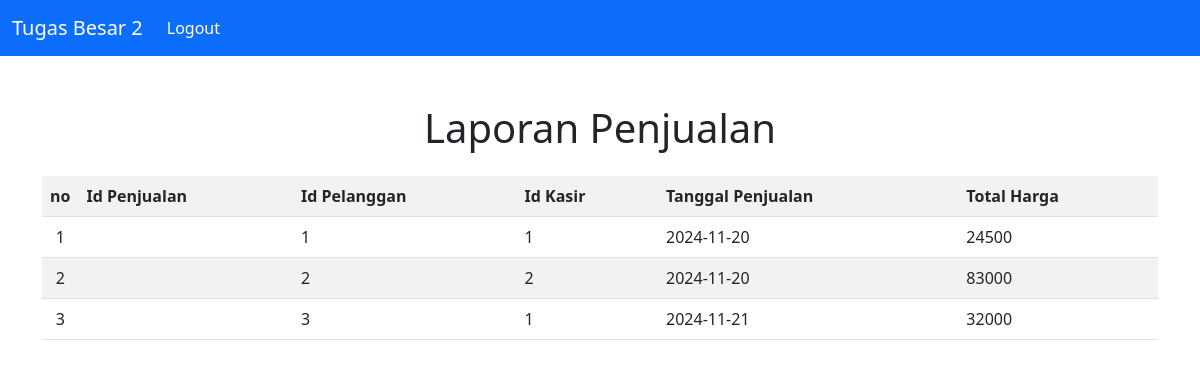
Page /laporan_penjualan.php on the committed database.
### tables this page shows
CREATE TABLE PENJUALAN (
    id INT AUTO_INCREMENT PRIMARY KEY,
    id_pelanggan INT,
    id_kasir INT,
    tanggal_penjualan DATE NOT NULL,
    total_harga FLOAT NOT NULL,
    FOREIGN KEY (id_pelanggan) REFERENCES PELANGGAN(id) ON DELETE CASCADE,
    FOREIGN KEY (id_kasir) REFERENCES KARYAWAN(id) ON DELETE CASCADE
);

### laporan_penjualan.php (the view, shortened to what this page needs)
<?php
include 'config.php';
$limit = 10;
$page = isset($_GET['page']) ? $_GET['page'] : 1;
$offset = ($page - 1) * $limit;
$order = isset($_GET['order']) ? $_GET['order'] : 'id';
$sort = isset($_GET['sort']) ? $_GET['sort'] : 'asc';
$sql = "SELECT id, id_pelanggan, id_kasir, tanggal_penjualan, total_harga
FROM penjualan
ORDER BY $order $sort
LIMIT $limit OFFSET $offset";
$result = $conn->query($sql);
?>
<?php include 'template/header.php'; ?>
<body>
    <?php include 'template/navbar.php'; ?>
    <div class="container mt-5">
        <div class="row">
            <div class="col">
                <h1 class="mb-4" style="text-align:center;">Laporan Penjualan</h1>
                <table class="table table-striped" width="100%">
                    <tr>
                        <th width="3%" style="text-align:center;">no</th>
                        <th>Id Penjualan</th>
                        <th>Id Pelanggan</th>
                        <th>Id Kasir</th>
                        <th>Tanggal Penjualan</th>
                        <th>Total Harga</th>
                    </tr>
                    <?php
                    if ($result->num_rows > 0) {
                        $number = $offset + 1;
                        while ($row = $result->fetch_assoc()) {
                            echo "<tr>
                                    <td style='text-align:center;'>{$number}</td>
                                    <td>{$row['id_penjualan']}</td>
                                    <td>{$row['id_pelanggan']}</td>
                                    <td>{$row['id_kasir']}</td>
                                    <td>{$row['tanggal_penjualan']}</td>
                                    <td>{$row['total_harga']}</td>
                                  </tr>";
                            $number++;
                        }
                    } else {
                        echo "<tr><td colspan='6'>No items found</td></tr>";
                    }
                    ?>
                </table>
</body>
</html>

### rows in the picture
penjualan: id_pelanggan "1", id_kasir "1", tanggal_penjualan "2024-11-20", total_harga "24500"
penjualan: id_pelanggan "2", id_kasir "2", tanggal_penjualan "2024-11-20", total_harga "83000"
penjualan: id_pelanggan "3", id_kasir "1", tanggal_penjualan "2024-11-21", total_harga "32000"
